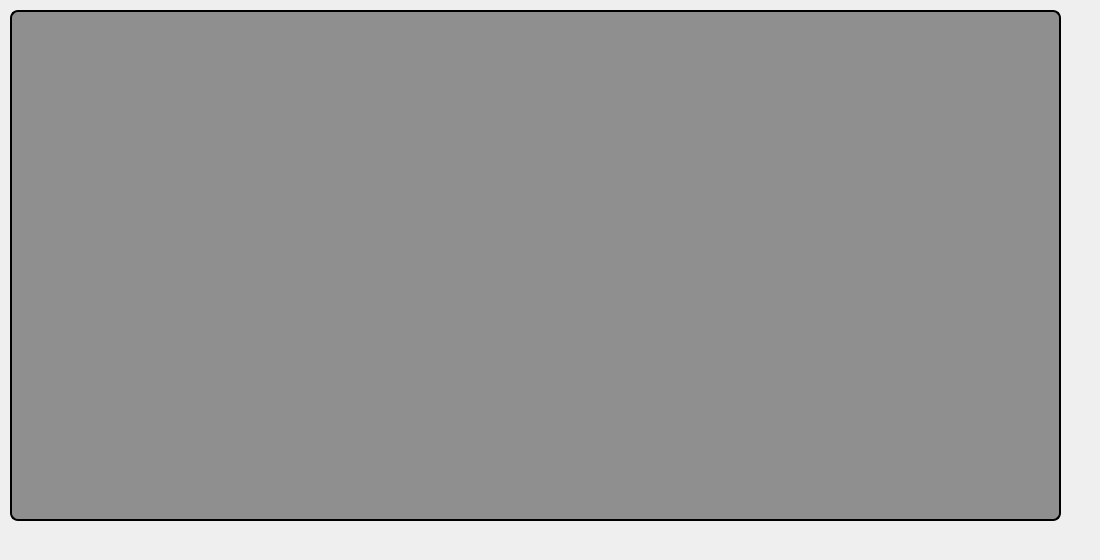
      <widget class="QWidget" name="tab_20">
       <attribute name="title">
        <string>Afficher les commandes</string>
       </attribute>
       <widget class="QLabel" name="background_8">
        <property name="geometry">
         <rect>
          <x>-30</x>
          <y>0</y>
          <width>1091</width>
          <height>551</height>
         </rect>
        </property>
        <property name="text">
         <string/>
        </property>
       </widget>
       <widget class="QTableView" name="tabproduit_4">
        <property name="geometry">
         <rect>
          <x>10</x>
          <y>10</y>
          <width>1051</width>
          <height>511</height>
         </rect>
        </property>
        <property name="styleSheet">
         <string notr="true">QTableView {
padding: 1px;
border-style: solid;
border: 2px solid gray;
border-radius: 8px;
background-color: rgb(143, 143, 143);
border:2px solid #000;
}</string>
        </property>
       </widget>
       <widget class="QPushButton" name="pushButton_5">
        <property name="geometry">
         <rect>
          <x>130</x>
          <y>340</y>
          <width>93</width>
          <height>28</height>
         </rect>
        </property>
        <property name="text">
         <string>rechercher</string>
        </property>
       </widget>
       <widget class="QLabel" name="label_32">
        <property name="geometry">
         <rect>
          <x>50</x>
          <y>230</y>
          <width>101</width>
          <height>41</height>
         </rect>
        </property>
        <property name="font">
         <font>
          <pointsize>8</pointsize>
          <weight>75</weight>
          <bold>true</bold>
          <underline>false</underline>
         </font>
        </property>
        <property name="text">
         <string>nom_client</string>
        </property>
       </widget>
       <widget class="QLabel" name="label_33">
        <property name="geometry">
         <rect>
          <x>50</x>
          <y>80</y>
          <width>121</width>
          <height>41</height>
         </rect>
        </property>
        <property name="font">
         <font>
          <pointsize>8</pointsize>
          <weight>75</weight>
          <bold>true</bold>
          <underline>false</underline>
         </font>
        </property>
        <property name="text">
         <string>nom_client:</string>
        </property>
       </widget>
       <widget class="QLabel" name="label_34">
        <property name="geometry">
         <rect>
          <x>50</x>
          <y>110</y>
          <width>101</width>
          <height>41</height>
         </rect>
        </property>
        <property name="font">
         <font>
          <pointsize>8</pointsize>
          <weight>75</weight>
          <bold>true</bold>
          <underline>false</underline>
         </font>
        </property>
        <property name="text">
         <string>quantite:</string>
        </property>
       </widget>
       <widget class="QRadioButton" name="radioButton_14">
        <property name="geometry">
         <rect>
          <x>180</x>
          <y>270</y>
          <width>21</width>
          <height>20</height>
         </rect>
        </property>
        <property name="text">
         <string/>
        </property>
       </widget>
       <widget class="QRadioButton" name="radioButton_15">
        <property name="geometry">
         <rect>
          <x>180</x>
          <y>210</y>
          <width>21</width>
          <height>20</height>
         </rect>
        </property>
        <property name="text">
         <string/>
        </property>
       </widget>
       <widget class="QRadioButton" name="radioButton_16">
        <property name="geometry">
         <rect>
          <x>180</x>
          <y>300</y>
          <width>21</width>
          <height>20</height>
         </rect>
        </property>
        <property name="text">
         <string/>
        </property>
       </widget>
       <widget class="QLabel" name="label_35">
        <property name="geometry">
         <rect>
          <x>50</x>
          <y>30</y>
          <width>161</width>
          <height>31</height>
         </rect>
        </property>
        <property name="font">
         <font>
          <pointsize>10</pointsize>
          <weight>75</weight>
          <bold>true</bold>
          <underline>false</underline>
         </font>
        </property>
        <property name="text">
         <string>Affichage selon :</string>
        </property>
       </widget>
       <widget class="QLabel" name="label_36">
        <property name="geometry">
         <rect>
          <x>50</x>
          <y>50</y>
          <width>121</width>
          <height>41</height>
         </rect>
        </property>
        <property name="font">
         <font>
          <pointsize>8</pointsize>
          <weight>75</weight>
          <bold>true</bold>
          <underline>false</underline>
         </font>
        </property>
        <property name="text">
         <string>adresse</string>
        </property>
       </widget>
       <widget class="QLabel" name="label_37">
        <property name="geometry">
         <rect>
          <x>50</x>
          <y>150</y>
          <width>137</width>
          <height>16</height>
         </rect>
        </property>
        <property name="font">
         <font>
          <pointsize>8</pointsize>
          <weight>75</weight>
          <bold>true</bold>
          <underline>false</underline>
         </font>
        </property>
        <property name="text">
         <string>Tous les commandes:</string>
        </property>
       </widget>
       <widget class="QLineEdit" name="lineEdit_5">
        <property name="geometry">
         <rect>
          <x>180</x>
          <y>91</y>
          <width>121</width>
          <height>21</height>
         </rect>
        </property>
       </widget>
       <widget class="QLabel" name="label_38">
        <property name="geometry">
         <rect>
          <x>50</x>
          <y>200</y>
          <width>121</width>
          <height>41</height>
         </rect>
        </property>
        <property name="font">
         <font>
          <pointsize>8</pointsize>
          <weight>75</weight>
          <bold>true</bold>
          <underline>false</underline>
         </font>
        </property>
        <property name="text">
         <string>adresse</string>
        </property>
       </widget>
       <widget class="QLabel" name="label_39">
        <property name="geometry">
         <rect>
          <x>50</x>
          <y>180</y>
          <width>161</width>
          <height>31</height>
         </rect>
        </property>
        <property name="font">
         <font>
          <pointsize>10</pointsize>
          <weight>75</weight>
          <bold>true</bold>
          <underline>false</underline>
         </font>
        </property>
        <property name="text">
         <string>Tri selon :</string>
        </property>
       </widget>
       <widget class="QLineEdit" name="lineEdit_6">
        <property name="geometry">
         <rect>
          <x>180</x>
          <y>120</y>
          <width>121</width>
          <height>21</height>
         </rect>
        </property>
       </widget>
       <widget class="QLabel" name="label_40">
        <property name="geometry">
         <rect>
          <x>50</x>
          <y>290</y>
          <width>101</width>
          <height>41</height>
         </rect>
        </property>
        <property name="font">
         <font>
          <pointsize>8</pointsize>
          <weight>75</weight>
          <bold>true</bold>
          <underline>false</underline>
         </font>
        </property>
        <property name="text">
         <string>cin</string>
        </property>
       </widget>
       <widget class="QRadioButton" name="radioButton_17">
        <property name="geometry">
         <rect>
          <x>200</x>
          <y>150</y>
          <width>21</width>
          <height>20</height>
         </rect>
        </property>
        <property name="text">
         <string/>
        </property>
       </widget>
       <widget class="QRadioButton" name="radioButton_18">
        <property name="geometry">
         <rect>
          <x>180</x>
          <y>240</y>
          <width>21</width>
          <height>20</height>
         </rect>
        </property>
        <property name="text">
         <string/>
        </property>
       </widget>
       <widget class="QComboBox" name="comboBox_4">
        <property name="geometry">
         <rect>
          <x>180</x>
          <y>60</y>
          <width>121</width>
          <height>21</height>
         </rect>
        </property>
       </widget>
       <widget class="QLabel" name="label_41">
        <property name="geometry">
         <rect>
          <x>50</x>
          <y>260</y>
          <width>101</width>
          <height>41</height>
         </rect>
        </property>
        <property name="font">
         <font>
          <pointsize>8</pointsize>
          <weight>75</weight>
          <bold>true</bold>
          <underline>false</underline>
         </font>
        </property>
        <property name="text">
         <string>quantite</string>
        </property>
       </widget>
       <zorder>background_8</zorder>
       <zorder>pushButton_5</zorder>
       <zorder>label_32</zorder>
       <zorder>label_33</zorder>
       <zorder>label_34</zorder>
       <zorder>radioButton_14</zorder>
       <zorder>radioButton_15</zorder>
       <zorder>radioButton_16</zorder>
       <zorder>label_35</zorder>
       <zorder>label_36</zorder>
       <zorder>label_37</zorder>
       <zorder>lineEdit_5</zorder>
       <zorder>label_38</zorder>
       <zorder>label_39</zorder>
       <zorder>lineEdit_6</zorder>
       <zorder>label_40</zorder>
       <zorder>radioButton_17</zorder>
       <zorder>radioButton_18</zorder>
       <zorder>comboBox_4</zorder>
       <zorder>label_41</zorder>
       <zorder>tabproduit_4</zorder>
      </widget>
